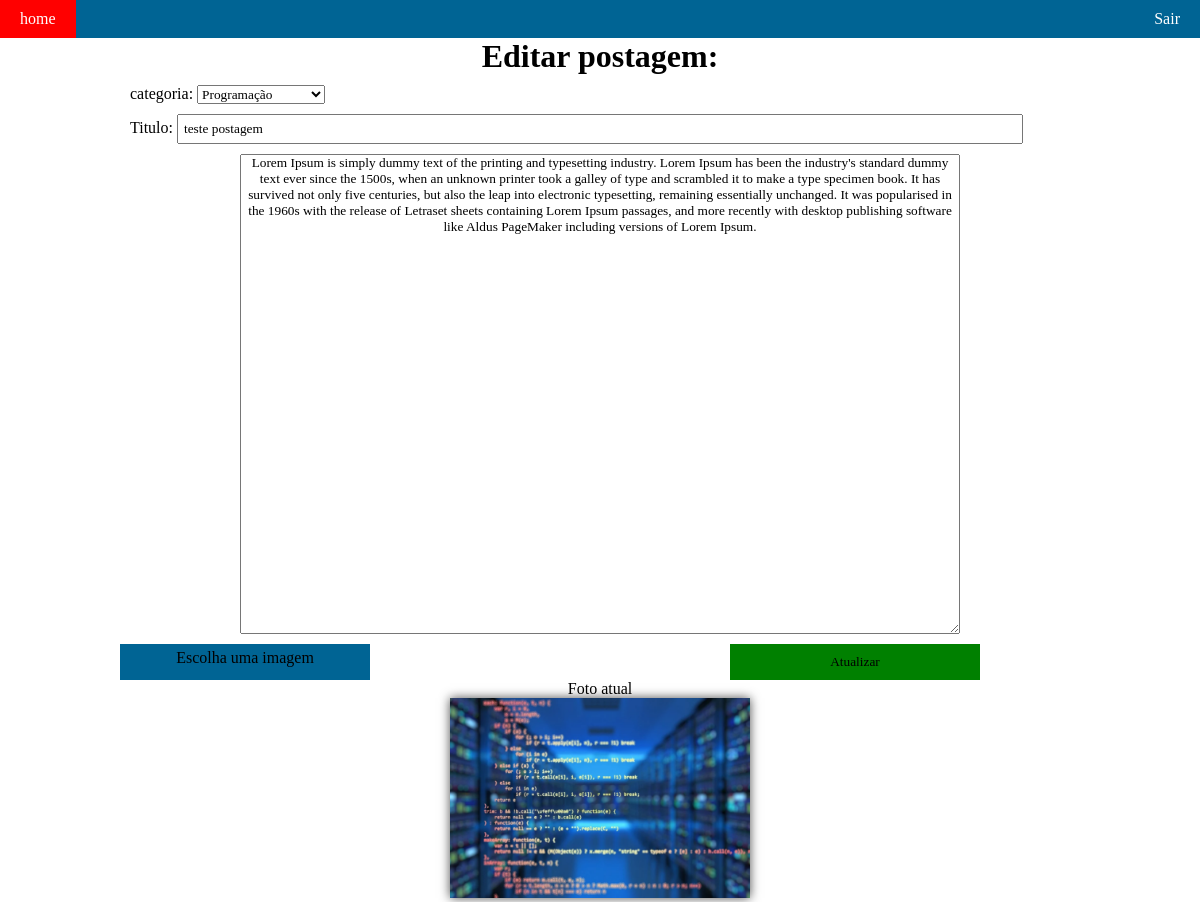
Screenshot of /editar_postagem/75 (signed in) with the database file from the repository.
### blog/models.py (models this page shows, shortened)
class Postagem(models.Model):
    categoria = models.ForeignKey(Categorias, on_delete=models.CASCADE)
    titulo = models.CharField(max_length=100, blank=False)
    publicacao = models.TextField(max_length=1000, blank=False)
    usuario = models.ForeignKey(Usuario, on_delete=models.CASCADE)
    data_publicacao = models.DateTimeField(default=datetime.now, blank=True)
    foto_postagem = models.ImageField(upload_to='fotos/%d/%m/%Y/', blank=True, default=default_foto_postagem)

class Categorias(models.Model):
    categoria = models.CharField(max_length=100, blank=False, null=True)
    def __str__(self):
        return self.categoria

### blog/views.py (the view)
# urls.py: path('editar_postagem/<int:postagem_id>', views.editar_postagem, name='editar_postagem'),
def editar_postagem(request, postagem_id):
    try:
        usuario_tipo = request.session['usuario_tipo']
    except Exception as e:
        return redirect('login')
    post = Postagem.objects.get(pk=postagem_id)
    categorias = Categorias.objects.all()
    return render(request,'blog/editar_postagem.html',{
        'categorias': categorias,
        'postagem':post
    })

### blog/templates/blog/editar_postagem.html (shortened to what this page needs)
{% load static %}
<!DOCTYPE html>
<html lang="en">
<head>
    <link rel="stylesheet" href="{% static 'css/style.css' %}">
</head>
<body>
    <nav class="top-menu">
        <div class="nav_links">
            <a class="link-item" href="{% url 'index' %}">home</a>
        </div>
        <div class="nav_links">
            <a class="link-item" href="{% url 'logout' %}">Sair</a>
        </div>
    </nav>
    <div class="container_create_post">
        <div class="block_container">
            <h1 class="post_create_heading">Editar postagem:</h1>
            <form action="{% url 'atualiza_postagem'%}" method="POST" enctype="multipart/form-data">
                        <div class="input_field_create_post">
                            categoria:
                            <select name="categoria" id="categoria" >
                                <option value="{{ categoria }}">{{ postagem.categoria}}</option>
                            </select>
                        </div>
                <div class="input_field_create_post" >
                    <label for="titulo">Titulo:</label>
                    <input class="input_title" type="text" name="titulo" value="{{postagem.titulo}}" placeholder="titulo">
                </div>
                <div class="input_field_create_post j_center">
                    <textarea type="text" name="publicacao"  rows="30" cols="80">{{postagem.publicacao}}</textarea>
                </div>
                    <div class="btn_publicar_post">
                        <div class="picture">
                            <label  for="pictureInput">Escolha uma imagem</label>
                        </div >
                            <button class="btn-atualizar" type="submit">Atualizar</button>
                        </div>
                        <div class="update-img-container">
                        <div class="img-sub-container">
                            <p>Foto atual</p>
                            <img class="blog-img" src="{{ postagem.foto_postagem.url }}" alt="">
                        </div>
                    </div>
            </form>
        </div>
</div>
</body>
</html>

### templates/static/css/style.css (style rules this page uses)
* { margin: 0px; padding: 0px; font-family: poppins; box-sizing: border-box; }
a { text-decoration: none; }
body { margin: 0px; padding: 0px; font-family: poppins; }
.top-menu { display: flex; flex-direction: row; justify-content: space-between; align-items: center; background-color: #006494; }
.nav_links { display: flex; }
.nav_links a { color: #fff; font-weight: 500; padding: 10px 20px; }
.blog-img { box-shadow: 0px 0px 10px rgba(0,0,0,0.7); width: 300px; height: 200px; }
.post_create_heading { text-align: center; }
.input_field_create_post { margin: 10px; }
.input_title { width: 90%; padding: 5px; }
.input_field_create_post textarea { min-width: 60vw; max-width: 60vw; min-height: 60vh; max-height: 40vh; text-align: center; }
.update-img-container { display: flex; justify-content: center; }
.img-sub-container > p { text-align: center; }
.picture { padding: 0px 5px; width: 250px; background: #006494; border: none; cursor: pointer; padding-top: 5px; text-align: center; }
.container_create_post { display: flex; justify-content: center; width: 100%; }
.block_container { display: flex; flex-direction: column; justify-content: center; width: 80vw; }
.j_center { display: flex; justify-content: center; }
.btn_publicar_post { display: flex; justify-content: space-between; }
.btn-atualizar { display: inline; background-color: green; border: none; padding: 10px; width: 250px; text-align: center; cursor: pointer; margin-right: 100px; }

### rows the page displays
Postagem: categoria "Programação", titulo "teste postagem", publicacao "Lorem Ipsum is simply dummy text of the printing and typesetting industry. Lorem Ipsum has been the industry's standard dummy text ever since the 1500s, when an unknown printer took a galley of type and scrambled it to make a type specimen book. It has survived not only five centuries, but also the leap into electronic typesetting, remaining essentially unchanged. It was popularised in the 1960s with the release of Letraset sheets containing Lorem Ipsum passages, and more recently with desktop publishing software like Aldus PageMaker including versions of Lorem Ipsum.", foto_postagem (picture)
